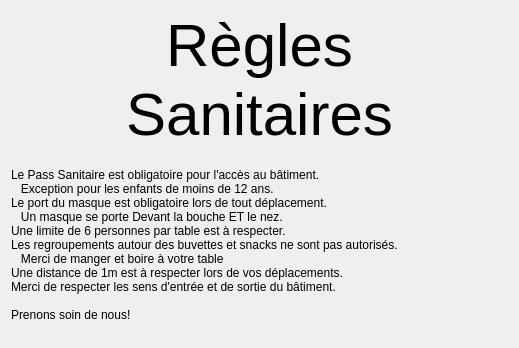
      <widget class="QWidget" name="pageSanityRules">
       <layout class="QGridLayout" name="gridLayout_15">
        <item row="0" column="0" rowspan="2">
         <widget class="QLabel" name="SR_LogoA">
          <property name="sizePolicy">
           <sizepolicy hsizetype="Preferred" vsizetype="Preferred">
            <horstretch>1</horstretch>
            <verstretch>1</verstretch>
           </sizepolicy>
          </property>
          <property name="text">
           <string>&lt;logo&gt;</string>
          </property>
          <property name="scaledContents">
           <bool>false</bool>
          </property>
         </widget>
        </item>
        <item row="0" column="1">
         <widget class="QLabel" name="SR_Title">
          <property name="sizePolicy">
           <sizepolicy hsizetype="Preferred" vsizetype="Preferred">
            <horstretch>5</horstretch>
            <verstretch>0</verstretch>
           </sizepolicy>
          </property>
          <property name="font">
           <font>
            <pointsize>45</pointsize>
            <kerning>false</kerning>
           </font>
          </property>
          <property name="text">
           <string>Règles Sanitaires</string>
          </property>
          <property name="scaledContents">
           <bool>true</bool>
          </property>
          <property name="alignment">
           <set>Qt::AlignCenter</set>
          </property>
          <property name="wordWrap">
           <bool>true</bool>
          </property>
          <property name="textInteractionFlags">
           <set>Qt::NoTextInteraction</set>
          </property>
         </widget>
        </item>
        <item row="0" column="2" rowspan="2">
         <widget class="QLabel" name="SR_LogoB">
          <property name="sizePolicy">
           <sizepolicy hsizetype="Preferred" vsizetype="Preferred">
            <horstretch>1</horstretch>
            <verstretch>1</verstretch>
           </sizepolicy>
          </property>
          <property name="text">
           <string>&lt;logo&gt;</string>
          </property>
          <property name="scaledContents">
           <bool>false</bool>
          </property>
          <property name="alignment">
           <set>Qt::AlignRight|Qt::AlignTrailing|Qt::AlignVCenter</set>
          </property>
         </widget>
        </item>
        <item row="1" column="1">
         <spacer name="verticalSpacer_14">
          <property name="orientation">
           <enum>Qt::Vertical</enum>
          </property>
          <property name="sizeHint" stdset="0">
           <size>
            <width>0</width>
            <height>19</height>
           </size>
          </property>
         </spacer>
        </item>
        <item row="2" column="0" colspan="3">
         <widget class="QLabel" name="SR_Rules">
          <property name="sizePolicy">
           <sizepolicy hsizetype="Preferred" vsizetype="Preferred">
            <horstretch>1</horstretch>
            <verstretch>20</verstretch>
           </sizepolicy>
          </property>
          <property name="text">
           <string>Le Pass Sanitaire est obligatoire pour l'accès au bâtiment.
   Exception pour les enfants de moins de 12 ans.
Le port du masque est obligatoire lors de tout déplacement.
   Un masque se porte Devant la bouche ET le nez.
Une limite de 6 personnes par table est à respecter.
Les regroupements autour des buvettes et snacks ne sont pas autorisés.
   Merci de manger et boire à votre table
Une distance de 1m est à respecter lors de vos déplacements.
Merci de respecter les sens d'entrée et de sortie du bâtiment.

Prenons soin de nous!</string>
          </property>
          <property name="scaledContents">
           <bool>true</bool>
          </property>
          <property name="alignment">
           <set>Qt::AlignLeading|Qt::AlignLeft|Qt::AlignVCenter</set>
          </property>
          <property name="wordWrap">
           <bool>true</bool>
          </property>
          <property name="textInteractionFlags">
           <set>Qt::NoTextInteraction</set>
          </property>
         </widget>
        </item>
        <item row="3" column="0">
         <spacer name="verticalSpacer_15">
          <property name="orientation">
           <enum>Qt::Vertical</enum>
          </property>
          <property name="sizeHint" stdset="0">
           <size>
            <width>0</width>
            <height>10</height>
           </size>
          </property>
         </spacer>
        </item>
       </layout>
      </widget>
